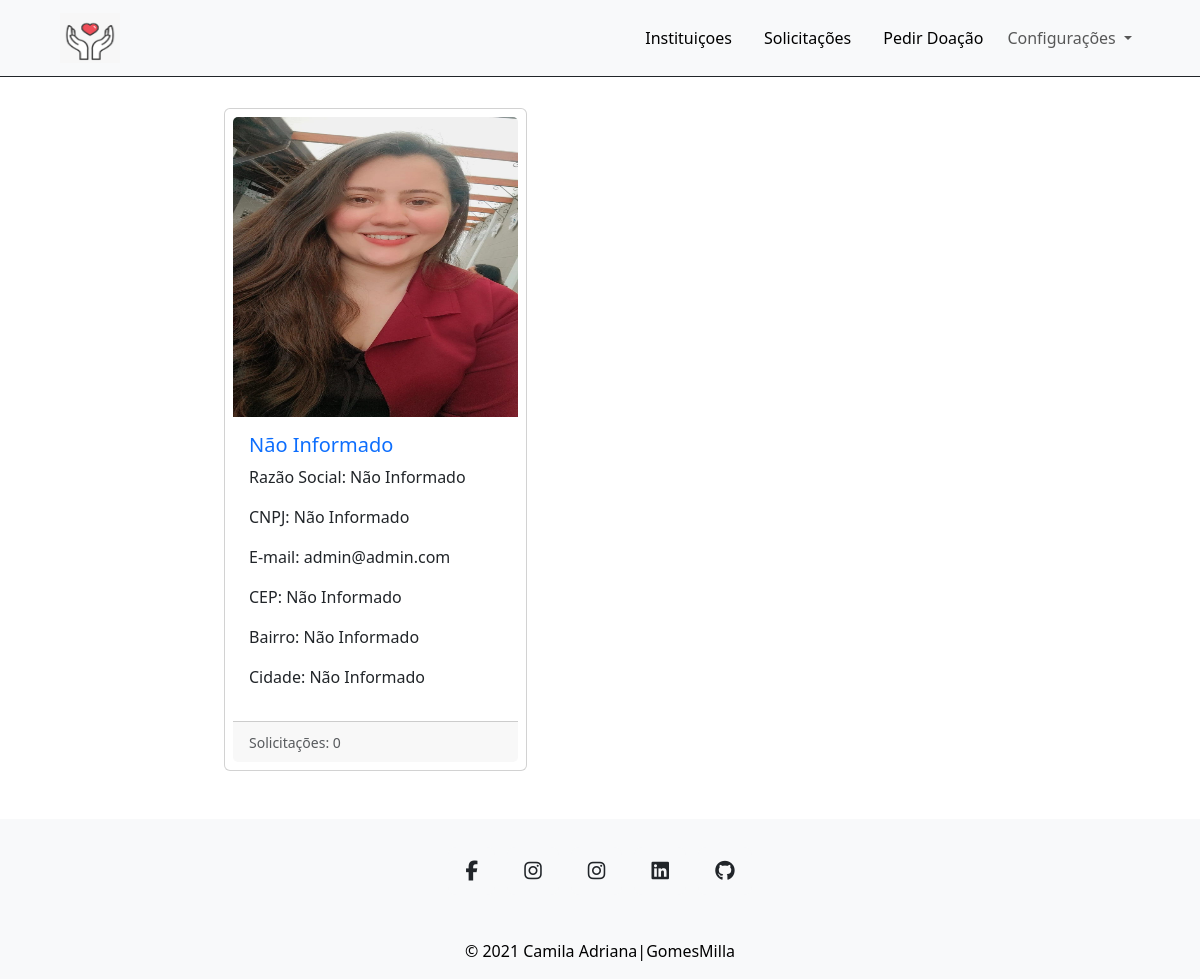
The page /users/instituicoes/ (signed in) on the database its author committed.
### apps/users/models.py (models this page shows, shortened)
class User(AbstractBaseUser, PermissionsMixin):
    username = models.CharField(
        max_length=255,
        unique=True,
    )
    email = models.EmailField(verbose_name="Endereço de E-mail", max_length=255, unique=True, null=True, blank=True)
    imagemperfil = models.ImageField("Foto de Perfil", upload_to="ImagemPerfil/")
    nome_completo = models.CharField(max_length=255, blank=True, null=True)
    cnpj = models.CharField('CNPJ',max_length=18, blank=True, null=True)
    razao_social = models.CharField('Razão Social',max_length=255, blank=True, null=True)
    is_juridico = models.BooleanField(default=False)
    paginadoperfil = RichTextUploadingField(u'Página do Perfil', default='', blank=True, null=True)
    linkdoperfil = models.CharField(u'Informe um link para redirecionar para a página que desejar.',
                                    default='',
                                    blank=True, null=True,
                                    max_length=240)
    email_extra = models.EmailField(verbose_name="Endereço de E-mail", max_length=255, unique=True, null=True, blank=True)
    telefone_contato =  models.CharField('Telefone',max_length=50, blank=True, null=True)
    telefone_contato_extra =  models.CharField('Telefone Extra',max_length=50, blank=True, null=True)
    cep =  models.CharField("CEP",max_length=50, blank=True, null=True)
    cidade =  models.CharField('Cidade',max_length=50, blank=True, null=True)
    bairro =  models.CharField('Bairro',max_length=50, blank=True, null=True)
    rua =  models.CharField('Rua',max_length=50, blank=True, null=True)
    numero =  models.CharField("Número",max_length=50, blank=True, null=True)
    complemento =  models.CharField("Complemento",max_length=200, blank=True, null=True)
    cpf = models.CharField(max_length=14, blank=True, null=True)
    is_active = models.BooleanField(default=True)
    is_staff = models.BooleanField(default=False)
    is_admin = models.BooleanField(default=False)
    excluido = models.BooleanField(default=False)
    objects = UserManager()
    USERNAME_FIELD = "username"
    REQUIRED_FIELDS = ["email"]

### apps/users/views.py (the view)
# urls.py: path("instituicoes/", InstituicoesListView.as_view(), name="instituicoes"),
class InstituicoesListView(ListView):
    model = User
    template_name = 'users/juridico/lista-intituicoes.html'
    def get_context_data(self, **kwargs):
        context = super().get_context_data(**kwargs)
        instituicoes = User.objects.all()
        cidades_unicas = tranformar_cidades_unicas(instituicoes)
        context['instituicoes'] = User.objects.filter(is_juridico=True, is_active=True)
        context['cidades_unicas'] = cidades_unicas
        return context

### apps/base/templatetags/base.py (called while the page is built)
@register.simple_tag()
def verifica_quantidade_de_solicitacoes(instituicao_id):
    user = User.objects.get(pk=instituicao_id)
    doacoes = PedirDoacao.objects.filter(usuario=user)
    quantidade = doacoes.count()
    return quantidade

### apps/users/models.py (called while the page is built)
    def get_queryset(self):
        return super(UserManager, self).get_queryset().exclude(is_active=False).exclude(excluido=True)

### apps/users/views.py (called while the page is built)
def tranformar_cidades_unicas(instituicoes):
    cidades_unicas = set()
    for instituicao in instituicoes:
        cidade = instituicao.cidade
        if cidade is not None:
            cidade_normalizada = unicodedata.normalize('NFKD', cidade).encode('ASCII', 'ignore').decode('utf-8')
            cidade_normalizada = cidade_normalizada.lower()
            cidades_unicas.add(cidade_normalizada)
    return cidades_unicas

### templates/users/juridico/lista-intituicoes.html (shortened to what this page needs)
{% extends 'bases/baselogado.html' %}
{% load static base %}
{% load bootstrap %}
{% block conteudo %}
    <div class="ms-4 topobjetivo">
        <div class="row">
            <div class="col-md-2 mb-4">
            </div>
            <div class="col-md-10">
                {% if instituicoes %}
                    <div class="row row-cols-1 row-cols-md-3 g-4 align-items-stretch me-2">
                        {% for instituicao in instituicoes %}
                            <div class="col">
                                <div class="card p-2 h-70">
                                    {% if instituicao.imagemperfil %}
                                        <img src="{{instituicao.imagemperfil.url}}" alt="{{instituicao.nome_completo}}" class="card-img-top" width="300" height="300">
                                    {% else %}
                                        <img src="{% static 'images/undraw_not_found_re_bh2e.svg' %}" alt="{{instituicao.nome_completo}}" class="card-img-top" width="300" height="300">
                                    {% endif %}
                                    <div class="card-body">
                                        <h5 class="card-title"><a href="{% url 'perfil' instituicao.id %}">{{instituicao.nome_completo|default:"Não Informado"}}</a></h5>
                                        <p>Razão Social: {{instituicao.razao_social|default:"Não Informado"}}</p>
                                        <p>CNPJ: {{instituicao.cnpj|default:"Não Informado"}}</p>
                                        <p>E-mail: {{instituicao.email|default:"Não Informado"}}</p>
                                        <p>CEP: {{instituicao.cep|default:"Não Informado"}}</p>
                                        <p>Bairro: {{instituicao.bairro|default:"Não Informado"}}</p>
                                        <p>Cidade: {{instituicao.cidade|default:"Não Informado"}}</p>
                                    </div>
                                    <div class="card-footer">
                                        {% verifica_quantidade_de_solicitacoes instituicao.id as quantidade %}
                                        <small class="text-body-secondary">Solicitações: {{quantidade}}</small>
                                    </div>
                                </div>
                            </div>
                        {% endfor %}
                    </div>
                {% else %}
                    <div class="alert alert-info" role="alert">
                        Ainda não foram cadastradas instituiçoes dentro do nosso sistema. <a href="{% url 'criar_conta' %}">Cadastra-se aqui.</a>
                    </div>
                {% endif %}
            </div>
        </div>
    </div>
{% endblock %}

### static/css/custom.css (style rules this page uses)
.topobjetivo { margin-top: 9%; }
a { text-decoration: none; }

### rows shown on the page
User: imagemperfil (picture), nome_completo "Não Informado", razao_social "Não Informado", cnpj "Não Informado", email "admin@admin.com", cep "Não Informado", bairro "Não Informado", cidade "Não Informado", quantidade "0"
